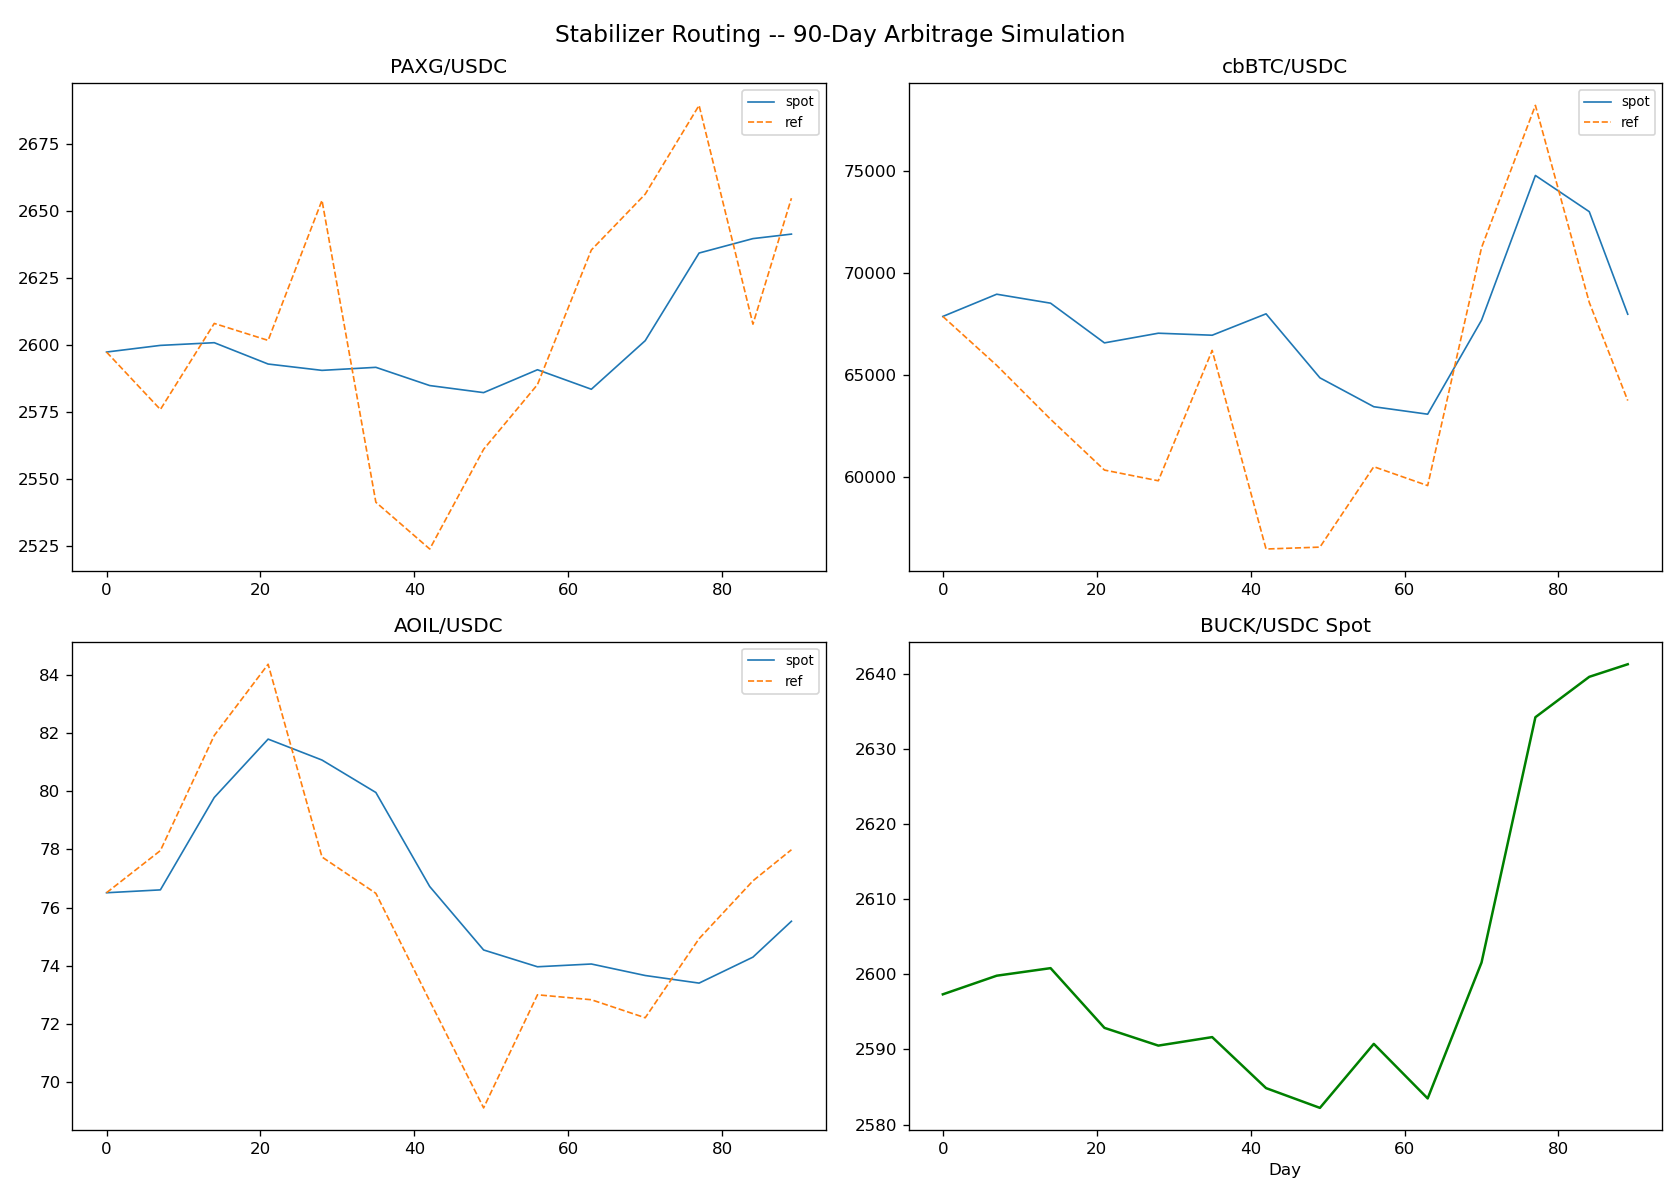

This chart was generated by the following Python code:
#!/usr/bin/env python3
"""Plot the stabilizer routing simulation snapshot."""
import json, os, sys
try:
    import matplotlib; matplotlib.use("Agg")
    import matplotlib.pyplot as plt
except ImportError:
    print("matplotlib not available"); sys.exit(0)

HERE = os.path.dirname(__file__)
with open(os.path.join(HERE, "snapshot.json")) as f:
    d = json.load(f)

fig, axes = plt.subplots(2, 2, figsize=(14, 10))
fig.suptitle("Stabilizer Routing -- 90-Day Arbitrage Simulation", fontsize=14)

for ax, tok, label in [
    (axes[0,0], "paxg", "PAXG/USDC"),
    (axes[0,1], "cbbtc", "cbBTC/USDC"),
    (axes[1,0], "aoil", "AOIL/USDC"),
]:
    ax.plot(d["day"], [v/1e6 for v in d[f"{tok}_s"]], label="spot", lw=1)
    ax.plot(d["day"], [v/1e6 for v in d[f"{tok}_r"]], label="ref", lw=1, ls="--")
    ax.set_title(label); ax.legend(fontsize=8)

# Panel 4: BUCK/USDC spot.
ax = axes[1,1]
ax.plot(d["day"], [v/1e6 for v in d.get("buck_s", d["paxg_s"])], lw=1.5, color="green")
ax.set_title("BUCK/USDC Spot"); ax.set_xlabel("Day")

out = os.path.join(HERE, "plot.png")
plt.tight_layout(); plt.savefig(out, dpi=120)
print(f"Plot saved to {out}")
